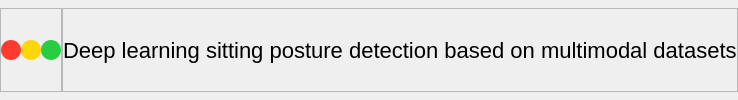
        <widget class="DoubleClickQFrame" name="topbox">
         <property name="styleSheet">
          <string notr="true"/>
         </property>
         <layout class="QHBoxLayout" name="topBox" stretch="1,9">
          <property name="spacing">
           <number>0</number>
          </property>
          <property name="leftMargin">
           <number>0</number>
          </property>
          <property name="topMargin">
           <number>8</number>
          </property>
          <property name="rightMargin">
           <number>0</number>
          </property>
          <property name="bottomMargin">
           <number>8</number>
          </property>
          <item>
           <widget class="QFrame" name="left_top">
            <property name="maximumSize">
             <size>
              <width>150</width>
              <height>16777215</height>
             </size>
            </property>
            <property name="styleSheet">
             <string notr="true">/* QFrame#left_top{
	border: 1px solid red;
} */
QPushButton#closeButton {
    background-color: rgb(255, 59, 48); /* 红色 */
    border: none;
    border-radius: 10px; /* 使按钮圆形 */
    min-width: 20px;
    max-width: 20px;
    min-height: 20px;
    max-height: 20px;
}

QPushButton#maximizeButton {
    background-color: rgb(40, 205, 65); /* 黄色 */
    border: none;
    border-radius: 10px; /* 使按钮圆形 */
    min-width: 20px;
    max-width: 20px;
    min-height: 20px;
    max-height: 20px;
}

QPushButton#minimizeButton {
    background-color: rgb(255, 214, 10); /* 绿色 */
    border: none;
    border-radius: 10px; /* 使按钮圆形 */
    min-width: 20px;
    max-width: 20px;
    min-height: 20px;
    max-height: 20px;
}
</string>
            </property>
            <property name="frameShape">
             <enum>QFrame::Shape::StyledPanel</enum>
            </property>
            <property name="frameShadow">
             <enum>QFrame::Shadow::Raised</enum>
            </property>
            <layout class="QHBoxLayout" name="horizontalLayout_2">
             <property name="spacing">
              <number>0</number>
             </property>
             <property name="leftMargin">
              <number>0</number>
             </property>
             <property name="topMargin">
              <number>0</number>
             </property>
             <property name="rightMargin">
              <number>0</number>
             </property>
             <property name="bottomMargin">
              <number>0</number>
             </property>
             <item>
              <widget class="QPushButton" name="closeButton">
               <property name="styleSheet">
                <string notr="true">QPushButton:hover{
	background-color:rgb(139, 29, 31);
	border-image: url(:/leftbox/images/newsize/close.png);
}
QPushButton:pressed {
	background-color: rgb(232, 59, 35);
}</string>
               </property>
               <property name="text">
                <string/>
               </property>
              </widget>
             </item>
             <item>
              <widget class="QPushButton" name="minimizeButton">
               <property name="styleSheet">
                <string notr="true">QPushButton:hover{
	background-color:rgb(139, 29, 31);
	border-image: url(:/leftbox/images/newsize/min.png);
}
QPushButton:pressed {
	background-color:  rgb(255, 214, 5);
}

</string>
               </property>
               <property name="text">
                <string/>
               </property>
              </widget>
             </item>
             <item>
              <widget class="QPushButton" name="maximizeButton">
               <property name="styleSheet">
                <string notr="true">QPushButton:hover{
	background-color:rgb(139, 29, 31);
	border-image: url(:/leftbox/images/newsize/max.png);
}
QPushButton:pressed {
	background-color: rgb(40, 205, 60);
}</string>
               </property>
               <property name="text">
                <string/>
               </property>
              </widget>
             </item>
            </layout>
           </widget>
          </item>
          <item alignment="Qt::AlignmentFlag::AlignHCenter">
           <widget class="QFrame" name="right_top">
            <property name="styleSheet">
             <string notr="true">QLabel#title{
    background-color: none;
	font-size: 22px;
	font-family: &quot;Shojumaru&quot;;
}
Spacer{
	border:none;
}</string>
            </property>
            <property name="frameShape">
             <enum>QFrame::Shape::StyledPanel</enum>
            </property>
            <property name="frameShadow">
             <enum>QFrame::Shadow::Raised</enum>
            </property>
            <layout class="QHBoxLayout" name="horizontalLayout">
             <property name="spacing">
              <number>0</number>
             </property>
             <property name="leftMargin">
              <number>0</number>
             </property>
             <property name="topMargin">
              <number>0</number>
             </property>
             <property name="rightMargin">
              <number>0</number>
             </property>
             <property name="bottomMargin">
              <number>0</number>
             </property>
             <item alignment="Qt::AlignmentFlag::AlignHCenter">
              <widget class="QLabel" name="title">
               <property name="styleSheet">
                <string notr="true"/>
               </property>
               <property name="text">
                <string>Deep learning sitting posture detection based on multimodal datasets</string>
               </property>
              </widget>
             </item>
            </layout>
           </widget>
          </item>
         </layout>
        </widget>
